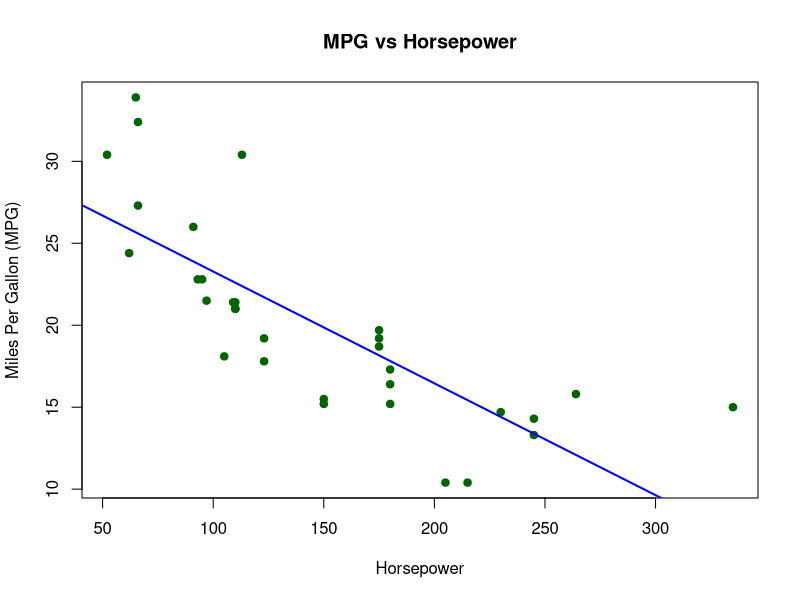
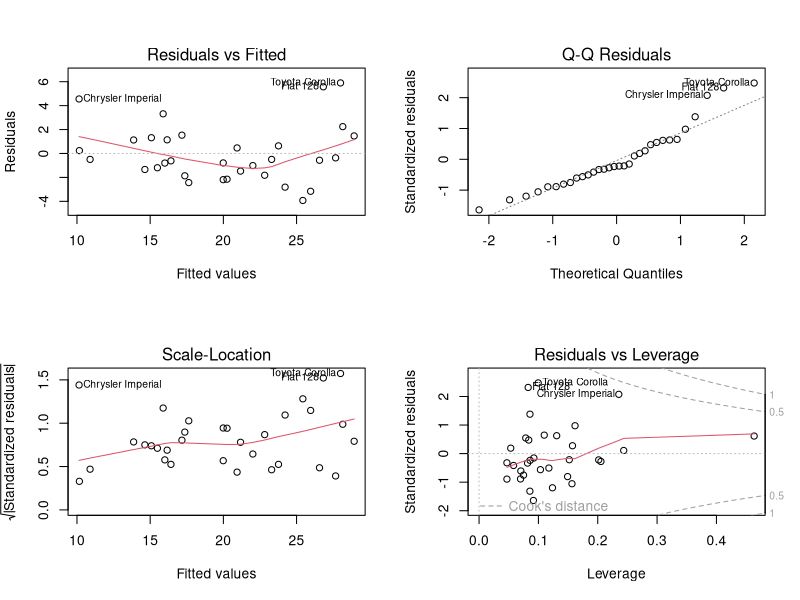
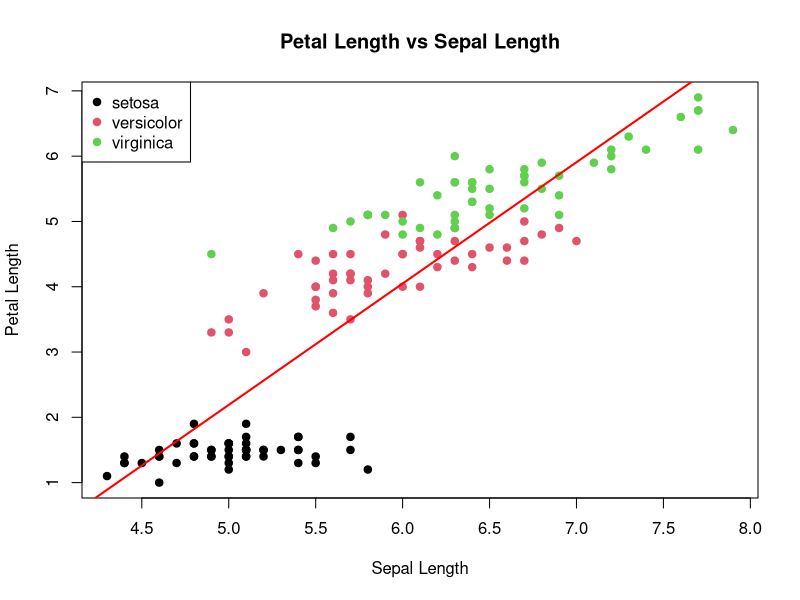

The R script that drew these images, in order:
# Load built-in datasets
data(mtcars)
data(iris)

### ----- 1. SIMPLE LINEAR REGRESSION ON mtcars -----

# View the first few rows
head(mtcars)

# Simple regression: mpg vs hp
model_mtcars_simple <- lm(mpg ~ hp, data = mtcars)

# Print model summary
cat("\n--- Simple Linear Regression: mpg ~ hp ---\n")
print(summary(model_mtcars_simple))

# Plot mpg vs hp with regression line
plot(mtcars$hp, mtcars$mpg,
     main = "MPG vs Horsepower",
     xlab = "Horsepower",
     ylab = "Miles Per Gallon (MPG)",
     pch = 19, col = "darkgreen")
abline(model_mtcars_simple, col = "blue", lwd = 2)


### ----- 2. MULTIPLE LINEAR REGRESSION ON mtcars -----

# Multiple regression: mpg ~ hp + wt + cyl
model_mtcars_multi <- lm(mpg ~ hp + wt + cyl, data = mtcars)

cat("\n--- Multiple Linear Regression: mpg ~ hp + wt + cyl ---\n")
print(summary(model_mtcars_multi))

# Diagnostic plots
par(mfrow = c(2, 2))
plot(model_mtcars_multi)
par(mfrow = c(1, 1))


### ----- 3. SIMPLE LINEAR REGRESSION ON iris -----

# View iris
head(iris)

# Simple regression: Petal.Length ~ Sepal.Length
model_iris <- lm(Petal.Length ~ Sepal.Length, data = iris)

cat("\n--- Simple Linear Regression: Petal.Length ~ Sepal.Length ---\n")
print(summary(model_iris))

# Plot Sepal.Length vs Petal.Length
plot(iris$Sepal.Length, iris$Petal.Length,
     col = iris$Species,
     pch = 19,
     main = "Petal Length vs Sepal Length",
     xlab = "Sepal Length",
     ylab = "Petal Length")
abline(model_iris, col = "red", lwd = 2)

legend("topleft", legend = levels(iris$Species), col = 1:3, pch = 19)

